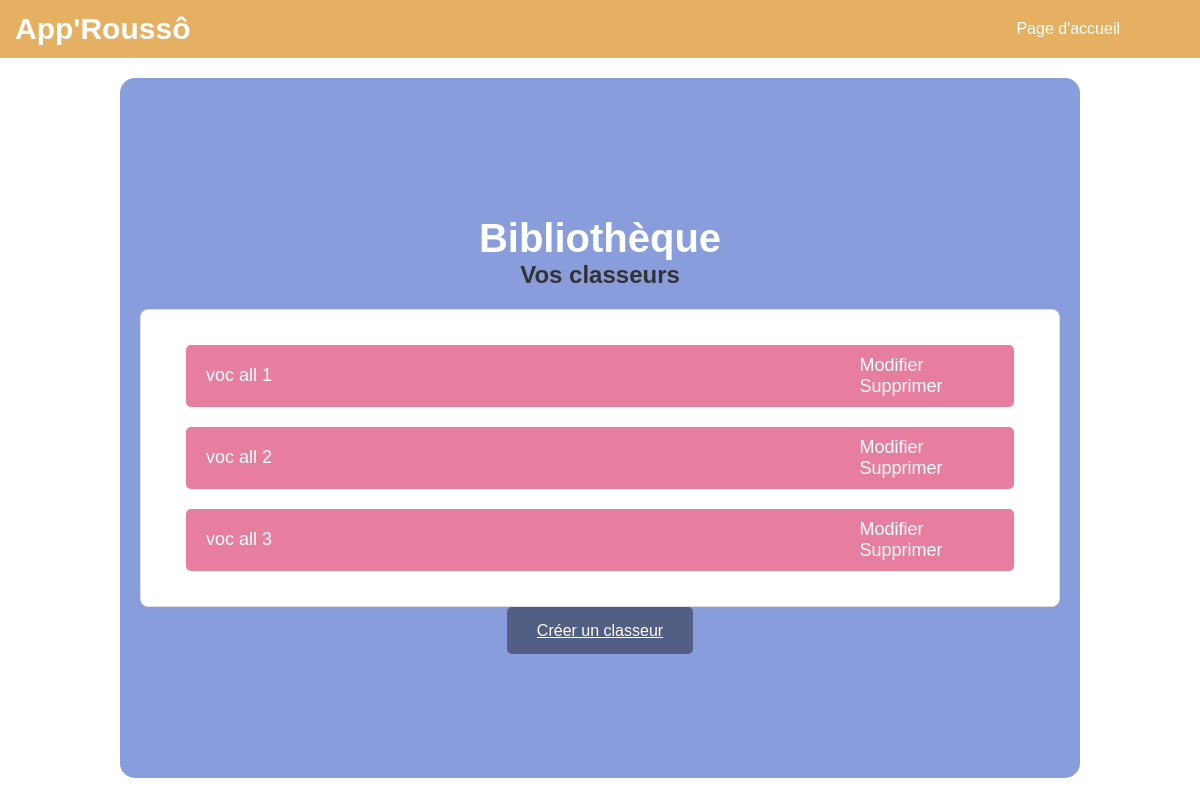
The app's page /classeurs/ (signed in) with its own data.
### cards/models.py (models this page shows, shortened)
class Classeur(models.Model):
    name = models.CharField(max_length=200, null=False)
    user = models.ForeignKey(User, on_delete=models.CASCADE)  # Classeur asso. avec un utilisateur

### cards/views.py (the view)
# urls.py: path('classeurs/', views.classeur_list, name='classeur_list'),
@login_required
def classeur_list(request):
    if not request.user.is_authenticated:
        return redirect('login')  # Redirect to the login page or handle it as needed
    classeurs = Classeur.objects.filter(user=request.user)
    return render(request, 'cards/classeur_list.html', {'classeurs': classeurs})

### cards/templates/cards/classeur_list.html (shortened to what this page needs)
<!DOCTYPE html>
<html lang="en">
{% load static %}
<head>
    <link rel="stylesheet" href="https://cdn.simplecss.org/simple.min.css">
    <link rel="stylesheet" href="{% static 'css/styles_classeur_liste.css' %}">
</head>
<body>
    <nav>
        <h1>App'Roussô</h1>
        <ul>
            <li><a href="{% url 'welcome' %}">Page d'accueil</a></li>
        </ul>
    </nav>
    {% block content %}
    <div class="container">
        <div class="box-classeur">
            <h1>Bibliothèque</h1>
            <h3>Vos classeurs</h3>
            {% if classeurs %}
                <ul class="classeur-list">
                    {% for classeur in classeurs %}
                        <li class="classeur-item">
                            <a href="{% url 'classeur_detail' classeur.pk %}" class="classeur-link">
                                    <span class="classeur-title">{{ classeur.name }}</span>
                            </a>
                            <div class="classeur-actions">
                                <a href="{% url 'classeur-edit' classeur.pk %}" class="action-link">Modifier</a>
                                <a href="{% url 'classeur_delete' classeur.pk %}" class="action-link">Supprimer</a>
                            </div>
                        </li>
                    {% endfor %}
                </ul>
            {% else %}
                <p>Aucun classeur trouvé.</p>
            {% endif %}
            <div class="buttons">
                <a href="{% url 'classeur_create' %}" class="button">Créer un classeur</a>
            </div>
        </div>
    </div>
    {% endblock %}
</body>
</html>

### static/css/styles_classeur_liste.css (style rules this page uses)
* { margin: 0; padding: 0; box-sizing: border-box; font-family: 'arial', sans-serif; }
body { width: 100%; height: 100%; display: flex; flex-direction: column; }
nav { width: 100%; display: flex; align-items: center; justify-content: space-between; padding: 10px 0; background: #e6b063; }
nav ul { list-style: none; width: 100%; text-align: right; padding-right: 60px; }
nav ul li { display: inline-block; margin: 10px 20px; }
nav ul li a { color: #ffffff; text-decoration: none; }
.container { width: 100vw; height: 90vh; box-sizing: border-box; display: flex; justify-content:center; padding-top: 20px; }
nav h1 { font-size: 30px; color: white; margin: 0; padding-left: 15px; }
.button { margin: 10px; padding: 15px 30px; font-size: 16px; cursor: pointer; border: none; border-radius: 5px; background-color: rgba(0,0,0,0.4); color: white; transition: background-color 0.3s; }
.box-register, .box-classeur { background: #e6a24d; width: 80vw; height: auto; justify-content: center; align-content: center; padding: 60px; }
div ul { list-style: none; width: 100%; text-align: left; padding-right: 60px; row-gap: 10px; }
div ul li { display: flex; margin: 20px 30px; }
div ul li a { color:white; text-decoration: none; border-radius: 5px; width: 100%; padding: 10px; }
h1 { font-size: 40px; color: white; align-content: center; text-align: center; }
.box-flashcards, .box-classeur { text-align: center; padding: 20px; background-color: #899cdc; border-radius: 15px; }
.box-flashcards h3, .box-classeur h3 { font-size: 24px; color: #333; margin-bottom: 20px; }
ul { list-style: none; padding: 0; }
.cards-list, .classeur-list { background-color: #fff; border: 1px solid #ddd; border-radius: 8px; padding: 15px; margin-bottom: 15px; transition: transform 0.3s ease; }
.cards-list h4, .classeur-list { font-size: 18px; color: #555; }
.classeur-list li { background: rgb(232, 126, 159); padding: 10px; border-radius: 5px; }
.classeur-title { flex: 2 }

### records on screen
Classeur: name "voc all 1"
Classeur: name "voc all 2"
Classeur: name "voc all 3"
